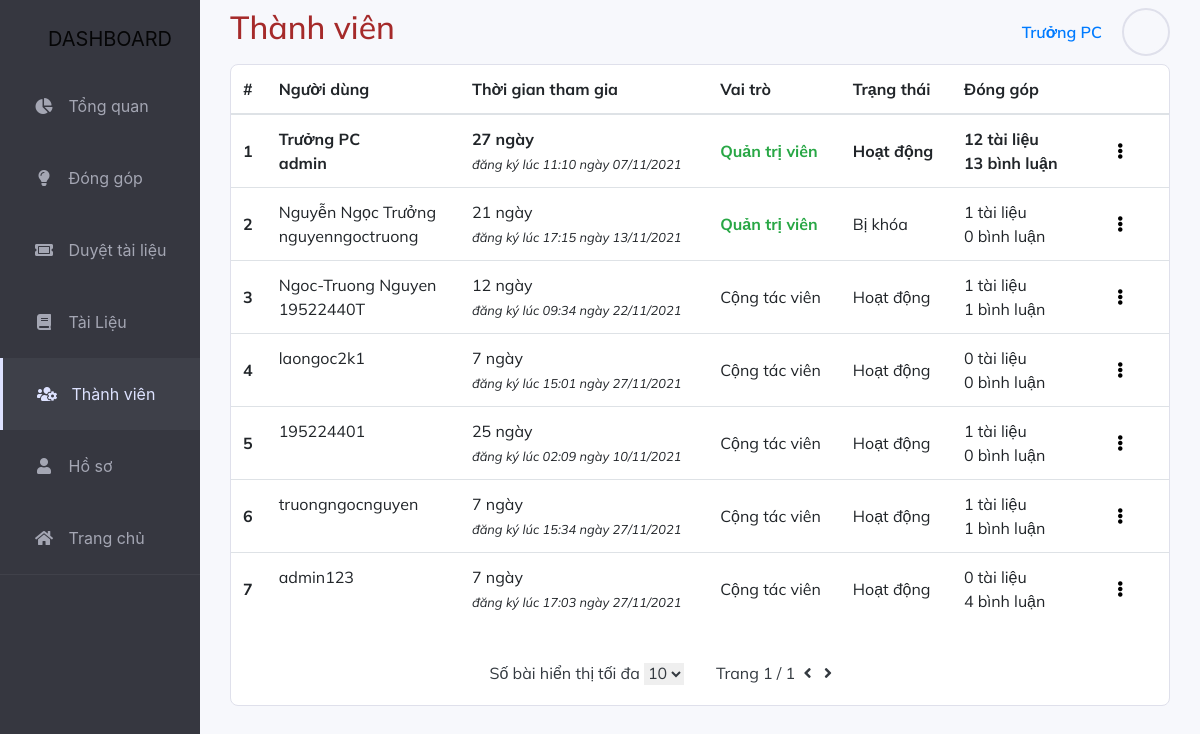
Before: /dashboard/ThanhVien/ (signed in) with the older database file.
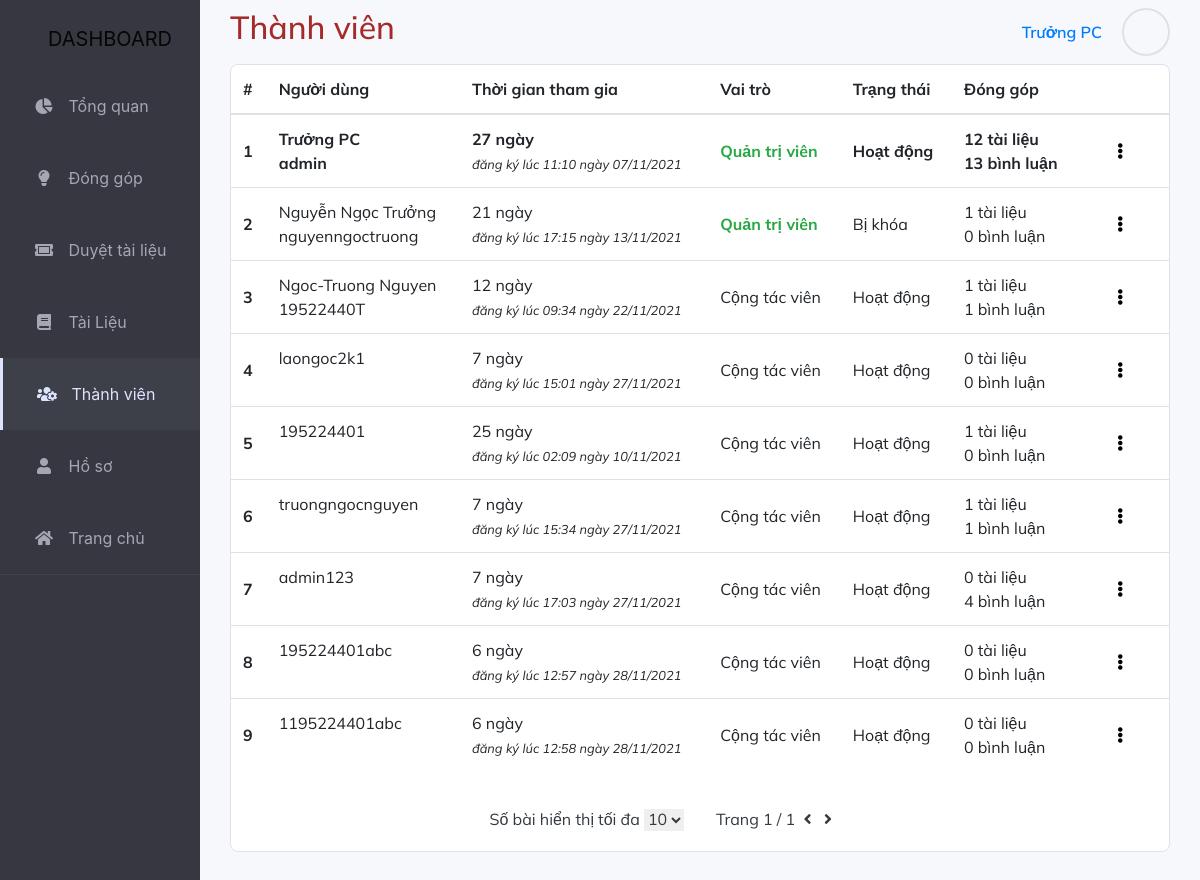
After: the same page with the newer database file.
### myproject/models.py (models this page shows)
class InformationUser(models.Model):
    User = models.ForeignKey(User, on_delete=models.CASCADE)
    Class = models.CharField(max_length=20)
    Gender_Choices = (
        ('Nam', 'Nam'),
        ('Nu', 'Nữ'),
        ('Khac', 'Khác'),
    )
    Gender = models.CharField(
        max_length=10, choices=Gender_Choices, default='Nam')
    Facebook = models.CharField(max_length=100, default="")
    Github = models.CharField(max_length=100, default="")
    Bio = models.TextField()

### myproject/views.py (the view)
# urls.py: path('dashboard/ThanhVien/', views.ThanhVien_view, name='ThanhVien_view'),
def ThanhVien_view(request):
    if not request.user.is_active:
        return HttpResponseRedirect(reverse('DangNhap_view'))
    if not request.user.is_staff:
        return HttpResponseRedirect(reverse('dashboard_view'))
    num = 10
    if request.GET.get('num'):
        num = int(request.GET.get('num'))
    p = Paginator(InformationUser.objects.all(), num)
    page = request.GET.get('page')
    data = p.get_page(page)
    for i in range(len(data)):
        data[i].ThoiGianTG = (datetime.datetime.now(
            datetime.timezone.utc) - data[i].User.date_joined).days
        data[i].TaiLieu = TaiLieu.objects.filter(user=data[i].User).count()
        data[i].Comment = CommentMH.objects.filter(user=data[i].User).count()
        data[i].Comment += CommentTL.objects.filter(user=data[i].User).count()
    return render(
        request,
        'db_ThanhVien.html',
        {
            'data': data,
            'num': num
        }
    )

### myproject/templates/db_ThanhVien.html (shortened to what the changed rows need)
{% extends "dashboard_base.html" %}
{% load mathfilters %}
{% block TieuDe %}Thành viên{% endblock %}
{% block content %}
<div class="row col-12 justify-content-center row" style="margin-bottom: 30px;">
    <div class="col-12 list-subject">
        <table class="table table-hover">
            <thead>
                <tr>
                <th scope="col" class='align-middle' style="border-top:0">#</th>
                <th scope="col" class='align-middle' style="border-top:0">Người dùng</th>
                <th scope="col" class='align-middle' style="border-top:0">Thời gian tham gia</th>
                <th scope='col' class='align-middle' style="border-top:0">Vai trò</th>
                <th scope="col" class='align-middle' style="border-top:0">Trạng thái</th>
                <th scope="col" class='align-middle' style="border-top:0">Đóng góp</th>
                <th scope="col" class='align-middle' style="border-top:0"></th>
                </tr>
            </thead>
            <tbody>
            {% for item in data %}
                {% if item.User == user %}
                <tr class='font-weight-bold'>
                {% else %}
                <tr class=''>
                {% endif %}
                    <th class='align-middle' scope="row">{{ data.number| sub:1| mul:num| add:forloop.counter }}</th>
                    <td>
                        {% if item.User.first_name %}
                            {{ item.User.first_name }}
                            <br/>
                        {% endif %}
                        {{ item.User.username }}
                    </td>
                    <td class='align-middle'>
                        {{ item.ThoiGianTG }} ngày
                        <br/>
                        <small class='font-italic'>đăng ký lúc {{ item.User.date_joined | date:'H:i' }} ngày {{ item.User.date_joined | date:'d/m/Y' }} </small>
                    </td>
                    <td class='align-middle'>
                        {% if item.User.is_staff %}
                            <span class='text-success font-weight-bold'>Quản trị viên</span>
                        {% else %}
                            Cộng tác viên
                        {% endif %}
                    </td>
                    <td class='align-middle'>
                        {% if item.User.is_active %}
                            Hoạt động
                        {% else %}
                            Bị khóa
                        {% endif %}
                    </td>
                    <td class='align-middle'>
                        {{ item.TaiLieu }} tài liệu
                        <br/>
                        {{ item.Comment }} bình luận
                    </td>
                    <td class='align-middle'>
                        <div class="btn-group dropleft">
                        <button class="nav-link" style='background:none; border:none' type="button" data-toggle="dropdown" aria-haspopup="true" aria-expanded="false">
                            &ensp; <i class="fas fa-ellipsis-v"></i> &ensp;
                        </button>
                        </div>
                    </td>
                </tr>
            {% endfor %}
            </tbody>
        </table>
    </div>
</div>
{% endblock content %}

Changed rows visible on the page:
added InformationUser: number|sub "8", User.username "195224401abc", ThoiGianTG "6", User.date_joined "12:57", User.date_joined "28/11/2021", shows "Cộng tác viên", shows "Hoạt động", TaiLieu "0", Comment "0"
added InformationUser: number|sub "9", User.username "1195224401abc", ThoiGianTG "6", User.date_joined "12:58", User.date_joined "28/11/2021", shows "Cộng tác viên", shows "Hoạt động", TaiLieu "0", Comment "0"
